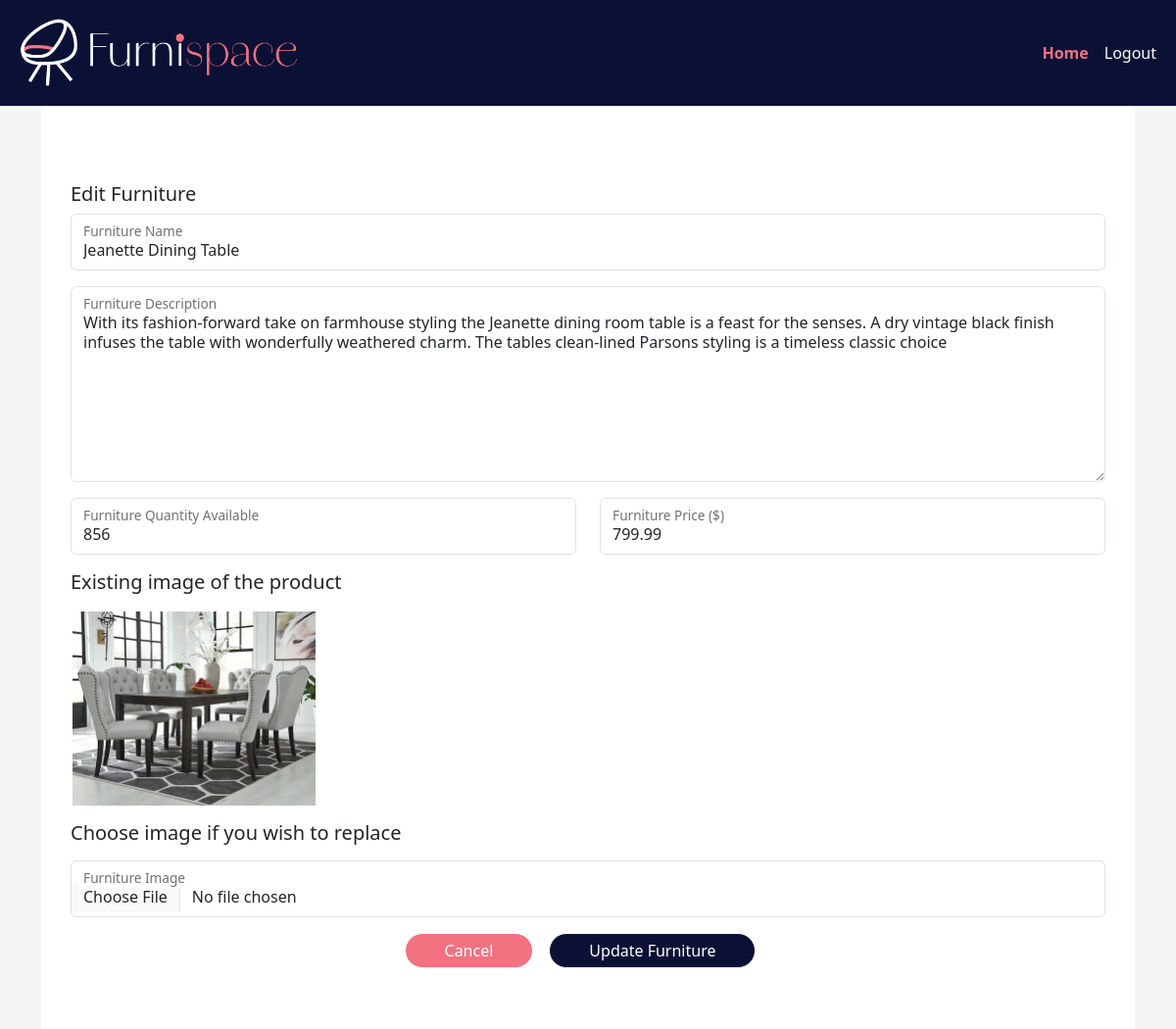
Screenshot of /manage_furniture.php?user_id=3&id=8 with the database file from the repository.
### tables this page shows
CREATE TABLE `tbl_furniture` (
  `furniture_id` int(11) UNSIGNED NOT NULL,
  `user_id` int(11) UNSIGNED NOT NULL,
  `furniture_name` varchar(255) NOT NULL,
  `furniture_description` varchar(255) NOT NULL,
  `furniture_quantity_available` varchar(20) NOT NULL,
  `furniture_price` varchar(20) NOT NULL,
  `furniture_image` varchar(255) NOT NULL,
  `furniture_added_by` varchar(100) NOT NULL
);

### manage_furniture.php (the view, shortened to what this page needs)
<?php
include 'config/db_connection_pdo.php';
$form_data = [];
$user_id = $_GET['user_id'];
$furniture_id = isset($_GET['id']) ? $_GET['id'] : null;
if ($user_id) {
    $stmt = $pdo->prepare("SELECT user_id, user_firstname, user_lastname FROM tbl_user WHERE user_id = ?");
    $stmt->bindValue(1, $user_id);
    if ($stmt->execute()) {
        $row = $stmt->fetch(PDO::FETCH_ASSOC);
        if ($row) {
            $form_data['user_id'] = $row['user_id'];
            $form_data['firstname'] = $row['user_firstname'];
            $form_data['lastname'] = $row['user_lastname'];
        } else {
            echo "Error: " . $stmt->errorInfo()[2];
        }
    }
}
if ($furniture_id) {
    $stmt = $pdo->prepare("SELECT * FROM tbl_furniture WHERE furniture_id = ?");
    $stmt->execute([$furniture_id]);
    $furniture_item = $stmt->fetch(PDO::FETCH_ASSOC);
    if ($furniture_item) {
        $form_data = array_merge($form_data, $furniture_item);
    } else {
        echo "No furniture item found with that ID.";
        exit;
    }
}
?>
<!DOCTYPE html>
<html lang="en">
<head>
    <link href="https://cdn.jsdelivr.net/npm/bootstrap@5.3.3/dist/css/bootstrap.min.css" rel="stylesheet">
    <link href="assets/css/style.css" rel="stylesheet">
</head>
<body>
    <nav class="navbar navbar-expand-lg navbar-light bg-light">
        <div class="container-fluid">
            <a class="navbar-brand" href="admin_dashboard.php?user_id=<?php echo $user_id; ?>">
                <img src="assets/images/logo-light.png" alt="" width="300">
            </a>
            <div class="collapse navbar-collapse justify-content-end" id="navbarSupportedContent">
                <div class="d-flex">
                    <ul class="navbar-nav me-auto mb-2 mb-lg-0">
                        <li class="nav-item">
                            <a class="nav-link active" aria-current="page" href="admin_dashboard.php?user_id=<?php echo $user_id; ?>">Home</a>
                        </li>
                        <li class="nav-item">
                            <a class="nav-link" href="index.php">Logout</a>
                        </li>
                    </ul>
                </div>
            </div>
        </div>
    </nav>
    <div class="container">
        <div class="dashboard">
            <div class="row mt-5 mb-3">
                <div class="col-12">
                    <h5><?php echo $furniture_id ? 'Edit' : 'Add'; ?> Furniture</h5>
                </div>
                <div class="col-12">
                    <form method="post" action=" " enctype="multipart/form-data" id="admin_dashboard">
                        <div class="row">
                            <div class="col-md-12 mb-3">
                                <div class="form-floating ">
                                    <input class="form-control" placeholder="Eg:Corner sofa-bed with storage" type="text" id="furniture_name" name="furniture_name" value="<?php echo isset($form_data['furniture_name']) ? $form_data['furniture_name'] : ''; ?>">
                                    <label class="form-label" for="furniture_name">Furniture Name</label>
                                </div>
                            </div>
                            <div class="col-md-12 mb-3">
                                <div class="form-floating ">
                                    <textarea class="form-control" id="furniture_description" name="furniture_description" placeholder="Eg:This sofa converts quickly and easily into a spacious bed when you remove the back cushions and pull out the underframe." rows="10"><?php echo isset($form_data['furniture_description']) ? $form_data['furniture_description'] : ''; ?></textarea>
                                    <label class="form-label" for="furniture_description">Furniture Description</label>
                                </div>
                            </div>
                            <div class="col-md-6 mb-3">
                                <div class="form-floating ">
                                    <input class="form-control" placeholder="Enter a valid quantity" type="text" id="furniture_quantity_available" name="furniture_quantity_available" value="<?php echo isset($form_data['furniture_quantity_available']) ? $form_data['furniture_quantity_available'] : ''; ?>">
                                    <label class="form-label" for="furniture_quantity_available">Furniture Quantity Available</label>
                                </div>
                            </div>
                            <div class="col-md-6 mb-3">
                                <div class="form-floating ">
                                    <input class="form-control" placeholder="Eg:500.20" type="text" id="furniture_price" name="furniture_price" value="<?php echo isset($form_data['furniture_price']) ? $form_data['furniture_price'] : ''; ?>">
                                    <label class="form-label" for="furniture_price">Furniture Price ($)</label>
                                </div>
                            </div>
                            <div class="col-md-12 mb-3">
                                <?php if (isset($form_data['furniture_image']) && $furniture_id) { ?>
                                    <h5 class=" mb-3">Existing image of the product</h5>
                                    <img src="<?php echo isset($form_data['furniture_image']) ? $form_data['furniture_image'] : ''; ?>" class="card-img-top  mb-3">
                                    <h5 class=" mb-3">Choose image if you wish to replace</h5>
                                <?php } ?>
                                <div class="form-floating ">
                                    <input class="form-control" type="file" id="furniture_image" name="furniture_image" value="<?php echo isset($form_data['furniture_image']) ? $form_data['furniture_image'] : ''; ?>">
                                    <label class="form-label" for="furniture_image">Furniture Image</label>
                                </div>
                            </div>
                            <div class="d-flex col-md-12 mb-3 justify-content-center">
                                <a href="admin_dashboard.php?user_id=<?php echo $user_id; ?>" class="btn btn-secondary">Cancel</a>
                                <button class="btn btn-primary mx-3" name="submit" id="submit"><?php echo $furniture_id ? 'Update' : 'Add'; ?> Furniture</button>
                            </div>
                        </div>
                    </form>
                </div>
            </div>
        </div>
    </div>
</body>
</html>

### assets/css/style.css (style rules this page uses)
.form-control::placeholder { opacity: 0.5; }
body { background-color: #F5F5F5; background-image: url("../images/home-image.jpg"); background-size: cover; background-repeat: no-repeat; object-fit: cover; }
.bg-light { background-color: #0b1135 !important; }
.navbar-light .navbar-nav .nav-link, .navbar-light .navbar-nav .nav-link:hover { color: #fff }
.navbar-light .navbar-nav .nav-link.active, .navbar-light .navbar-nav .show>.nav-link { color: #F27281; font-weight: bold; }
.btn-primary, .btn-secondary { color: #fff; background-color: #0b1135; border-color: #fff; border-radius: 20px; padding: 5px 40px; }
.btn-secondary { background-color: #F27281; }
a { color: #0b1135; }
.dashboard { padding: 30px; background: #ffffff; }
.card-img-top { height: auto; width: fit-content; margin: 0 auto; max-width: 90%; max-height: 200px; }
textarea { min-height: 200px !important; }

### rows the page displays
tbl_furniture: furniture_name "Jeanette Dining Table", furniture_description "With its fashion-forward take on farmhouse styling the Jeanette dining room table is a feast for the senses. A dry vintage black finish infuses the table with wonderfully weathered charm. The tables clean-lined Parsons styling is a timeless classic choice", furniture_quantity_available "856", furniture_price "799.99", furniture_image (picture)
